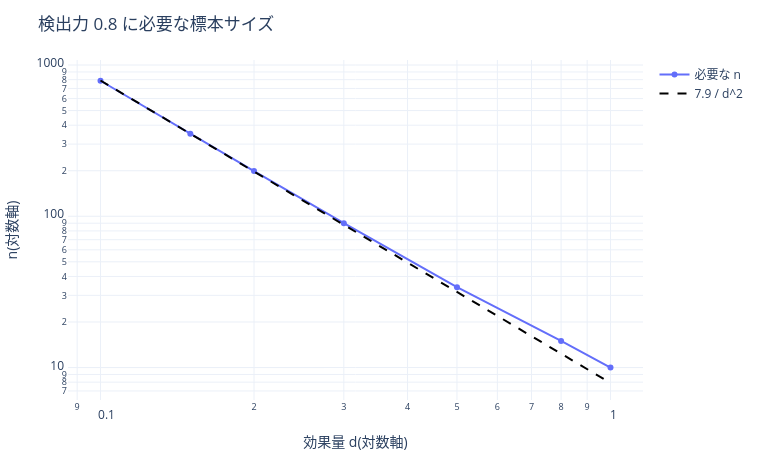

The code cell stored with this chart in its notebook:
### Markdown cell above
### 08-2

> 検出力 0.8 に必要な $n$ を効果量の関数として図示し、$n \propto 1/d^2$ を確認せよ。

### Code cell
effects = np.array([0.1, 0.15, 0.2, 0.3, 0.5, 0.8, 1.0])
ns = np.array([testing.required_n(float(d), alpha=0.05, power=0.8) for d in effects])
print(f"{'効果量 d':>10} {'必要な n':>10} {'n * d^2':>10}")
for d, n in zip(effects, ns):
    print(f"{d:10.2f} {n:10d} {n * d**2:10.2f}")
print("\nn * d^2 がほぼ一定(約 7.9)。つまり n は 1/d^2 に比例する。")
print("効果量が半分なら必要な標本は 4 倍になる")

import plotly.graph_objects as go
fig = go.Figure([
    go.Scatter(x=effects, y=ns, mode="lines+markers", name="必要な n"),
    go.Scatter(x=effects, y=7.9 / effects**2, mode="lines",
               line={"dash": "dash", "color": "black"}, name="7.9 / d^2"),
])
fig.update_xaxes(type="log")
fig.update_yaxes(type="log")
plotting.apply_defaults(fig, title="検出力 0.8 に必要な標本サイズ",
                        xaxis_title="効果量 d(対数軸)", yaxis_title="n(対数軸)")

### Figure 1 — Plotly figure (JSON) as saved in the notebook; plotly's stock layout.template omitted (floating-point values rounded to 4 significant figures)
{"data": [{"mode": "lines+markers", "name": "必要な n", "type": "scatter", "x": [0.1, 0.15, 0.2, 0.3, 0.5, 0.8, 1.0], "y": [787, 351, 199, 90, 34, 15, 10]}, {"line": {"color": "black", "dash": "dash"}, "mode": "lines", "name": "7.9 / d^2", "type": "scatter", "x": [0.1, 0.15, 0.2, 0.3, 0.5, 0.8, 1.0], "y": [790.0, 351.1, 197.5, 87.78, 31.6, 12.34, 7.9]}], "layout": {"height": 460, "margin": {"b": 50, "l": 60, "r": 30, "t": 60}, "title": {"text": "検出力 0.8 に必要な標本サイズ"}, "width": 760, "xaxis": {"title": {"text": "効果量 d(対数軸)"}, "type": "log"}, "yaxis": {"title": {"text": "n(対数軸)"}, "type": "log"}}}
